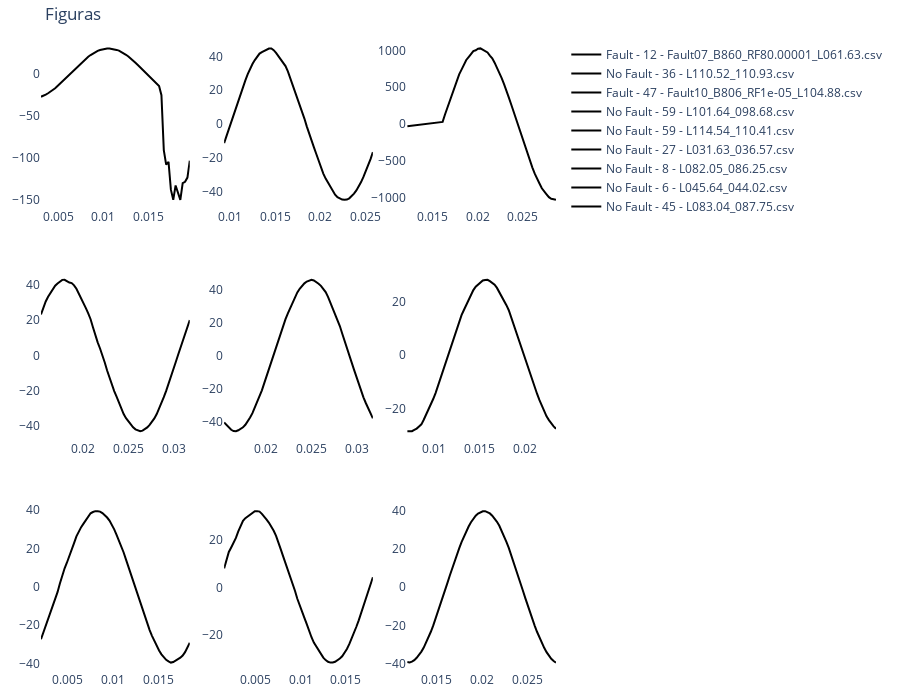

Write notebook code for a chart like this one.
### Markdown cell above
##### 6.2. Plotly Plot

### Code cell
from plotly.subplots import make_subplots
import plotly.graph_objects as go

fs = 3840
dataset_plot = Form1Dataset(
    dataset_dir, max_window_idx=max_window_idx, signal_names=signal_names, test=True
)
plot_dataloader = DataLoader(dataset_plot, batch_size=train_batch_size, shuffle=True)

dataiter = iter(plot_dataloader)
signal_windows, t_windows, labels, csv_name, index, window_idx = next(dataiter)
print(len(csv_name))
print(window_idx.shape)
print(labels.shape)

print(labels.type())
x = model(signal_windows[0:9].to(device))
# x = x.detach()

# Crear Matriz de confusión
df = confusion_matrix(x, labels[0:9])
print(type(df))
print(df)

# figure = plt.figure(figsize=(10, 10))
cols, rows = 3, 3
fig = make_subplots(rows=rows, cols=cols)

label_to_text = {
    "0": "No Fault",
    "1": "Fault",
}

for i in range(0, cols * rows):

    col = i % cols
    row = i // cols
    label = label_to_text[str(int(labels[i, 0].item()))]
    win_idx = str(window_idx[i].item())
    fig.add_trace(
        go.Scatter(
            name=f"{label} - {win_idx} - {csv_name[i]}",
            x=t_windows[i, :],
            y=signal_windows[i, :, 0],
            marker_color="black",
        ),
        row=row + 1,
        col=col + 1,
    )

fig.update_layout(
    height=700,
    width=900,
    title_text="Figuras",
    margin={"b": 20, "t": 40, "l": 20, "r": 30},
    plot_bgcolor="rgba(0,0,0,0)",
    # paper_bgcolor="whitesmoke",
)
fig.show()
